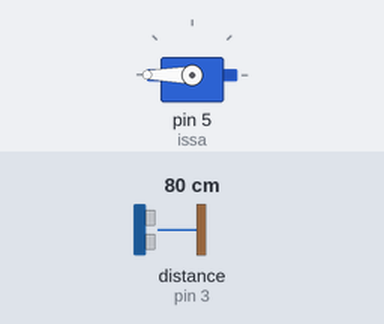
Bench run of a sketch on a simulated Arduino Uno, built with avr-gcc and run on an emulated ATmega328P. On the bench: servo. Wiring (inferred from the names in the program): ultrasonic range finder: trigger pin 2; echo pin 3. The test bench sets the inputs (shaded band); at power-on: distance to the obstacle (sensor on pin 3) 80 cm. The echo pulse lasts 58.3 µs per cm; what the sketch prints to the serial monitor is not drawn.

Above: at 1.3 s.
1.4 s: distance to the obstacle (sensor on pin 3) set to 18 cm
3.2 s: distance to the obstacle (sensor on pin 3) set to 14 cm
At 4.8 s:
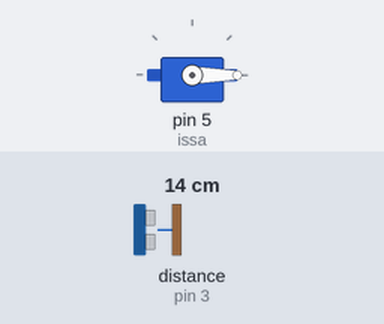
5.5 s: distance to the obstacle (sensor on pin 3) set to 35 cm
At 6.7 s:
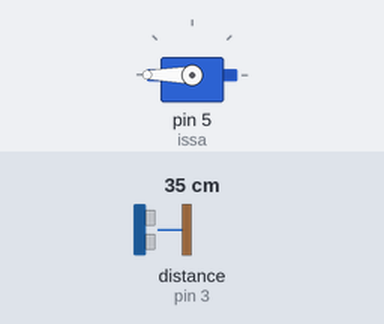
7.5 s: distance to the obstacle (sensor on pin 3) set to 2 cm
At 8.6 s:
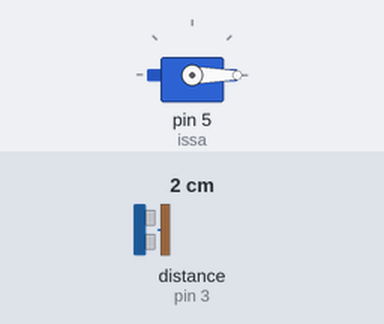
Timing chart, 0 to 10.5 s (numbered marks = the images above; inputs shaded):
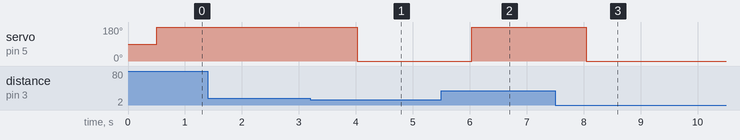

The sketch:

mameFatima.ino
```cpp
/*
 * Code d'exemple pour un capteur à ultrasons HC-SR04.
 */

/* Constantes pour les broches */
const byte TRIGGER_PIN = 2; // Broche TRIGGER
const byte ECHO_PIN = 3;    // Broche ECHO
#include "Servo.h"

Servo issa; // création de l'objet "servo"

 /* Constantes pour le timeout */
const unsigned long MEASURE_TIMEOUT = 25000UL; // 25ms = ~8m à 340m/s

/* Vitesse du son dans l'air en mm/us */
const float SOUND_SPEED = 340.0 / 1000;

/** Fonction setup() */
void setup() {
  issa.attach(5); // attache le servo au pin spécifié
   pinMode(A1, INPUT);

  /* Initialise le port série */
  Serial.begin(9600);

  /* Initialise les broches */
  pinMode(TRIGGER_PIN, OUTPUT);
  digitalWrite(TRIGGER_PIN, LOW); // La broche TRIGGER doit être à LOW au repos
  pinMode(ECHO_PIN, INPUT);
}

/** Fonction loop() */
void loop() {

  /* 1. Lance une mesure de distance en envoyant une impulsion HIGH de 10µs sur la broche TRIGGER */
  digitalWrite(TRIGGER_PIN, HIGH);
  delayMicroseconds(10);
  digitalWrite(TRIGGER_PIN, LOW);

  /* 2. Mesure le temps entre l'envoi de l'impulsion ultrasonique et son écho (si il existe) */
  long measure = pulseIn(ECHO_PIN, HIGH, MEASURE_TIMEOUT);

  /* 3. Calcul la distance à partir du temps mesuré */
  float hauteur = measure / 2.0 * SOUND_SPEED;

  /* Affiche les résultats en mm, cm et m */
  Serial.print(F("Distance: "));
  Serial.print(hauteur);
  Serial.print(F("mm ("));
  //Serial.print(distance_mm / 10.0, 2);
  //Serial.print(F("cm, "));
  //Serial.print(distance_mm / 1000.0, 2);
  //Serial.println(F("m)"));

  /* Délai d'attente pour éviter d'afficher trop de résultats à la seconde */
  delay(500);

  /*On va considere la distance en cm pour commander ton servo moteur*/
  /*et la hauteur par défaut je l'ai considéré égal à 150*/
     if (hauteur < 150) { issa.write(0); }
   if (hauteur > 150) { issa.write(180); }
}
```

Measured:
- the behaviour switches between 16 and 15 cm on distance to the obstacle (sensor on pin 3) (found by bisection; images 0 and 1)
- after the input at 1.4 s, every drawn part: stays the same
- after the input at 3.2 s, servo on pin 5 (issa): 180° → 0° after 0.83 s
- after the input at 5.5 s, servo on pin 5 (issa): 0° → 180° after 0.54 s
- after the input at 7.5 s, servo on pin 5 (issa): 180° → 0° after 0.55 s
